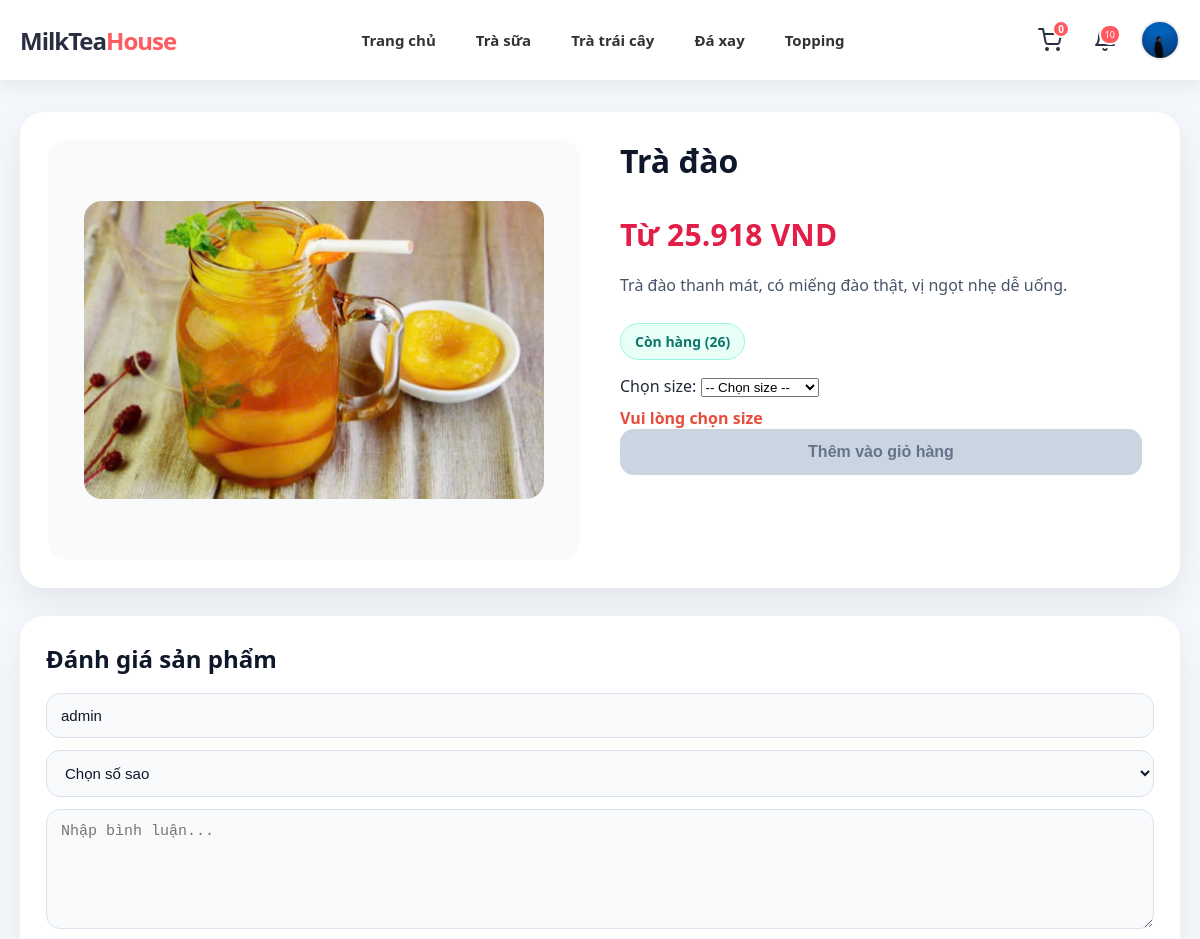
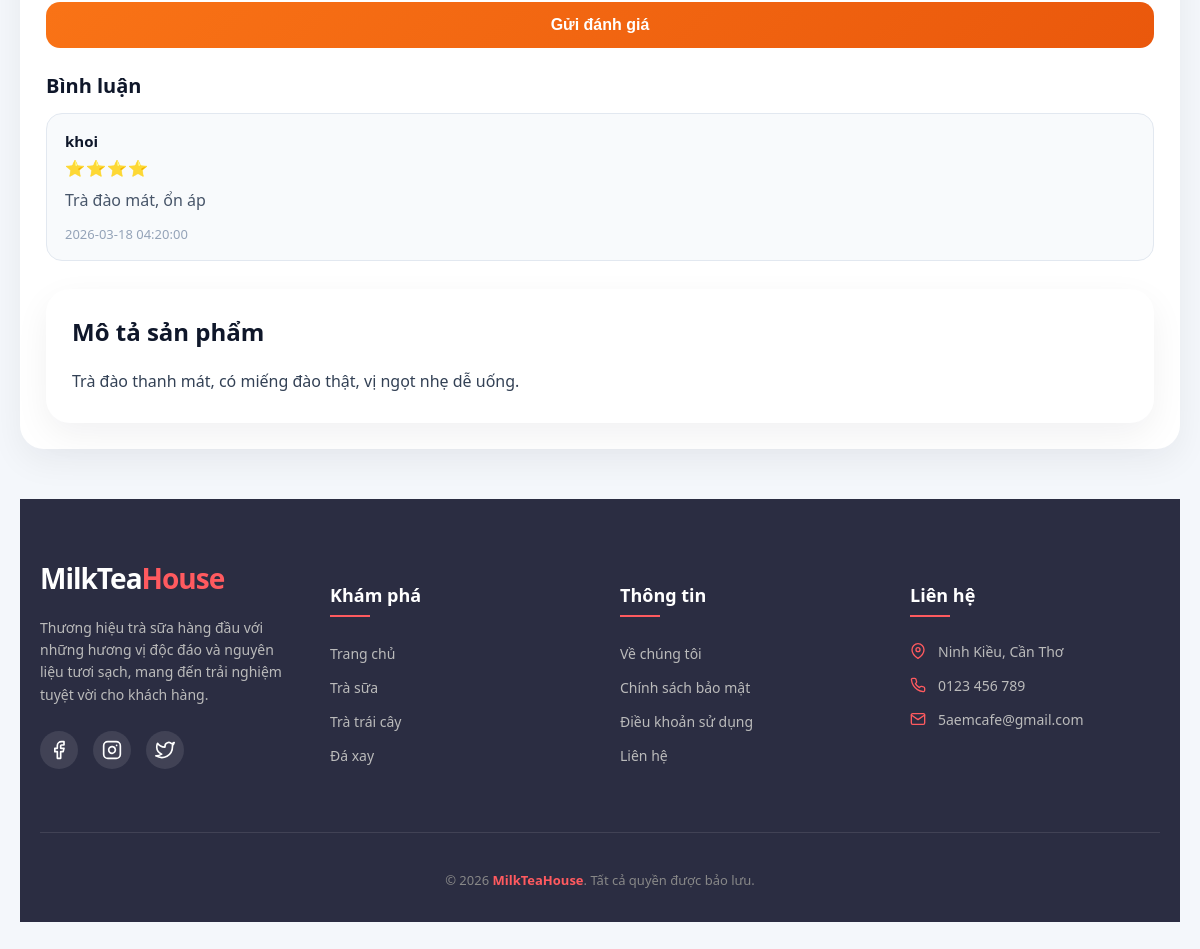
The app's page /pages/product_detail.php?id=9 (signed in) with its own data (2 pictures, top to bottom).
### tables this page shows
CREATE TABLE `products` (
  `id` int(11) NOT NULL,
  `name` varchar(100) DEFAULT NULL,
  `price` decimal(10,2) DEFAULT NULL,
  `image` varchar(255) DEFAULT NULL,
  `description` text DEFAULT NULL,
  `category_id` int(11) DEFAULT NULL,
  `stock` int(11) DEFAULT 10,
  `created_at` timestamp NOT NULL DEFAULT current_timestamp(),
  `reserved_stock` int(11) NOT NULL DEFAULT 0
);

CREATE TABLE `users` (
  `id` int(11) NOT NULL,
  `username` varchar(50) NOT NULL,
  `email` varchar(120) NOT NULL,
  `phone` text DEFAULT NULL,
  `address` text DEFAULT NULL,
  `password` varchar(255) NOT NULL,
  `display_name` varchar(100) DEFAULT NULL,
  `avatar` varchar(255) DEFAULT NULL,
  `role` enum('guest','user','admin') NOT NULL DEFAULT 'user',
  `created_at` timestamp NOT NULL DEFAULT current_timestamp(),
  `reset_token` varchar(255) DEFAULT NULL,
  `reset_token_expire` datetime DEFAULT NULL
);

CREATE TABLE `reviews` (
  `id` int(11) NOT NULL,
  `product_id` int(11) NOT NULL,
  `name` varchar(100) DEFAULT NULL,
  `user_id` int(11) DEFAULT NULL,
  `rating` int(11) NOT NULL,
  `comment` text DEFAULT NULL,
  `created_at` timestamp NOT NULL DEFAULT current_timestamp()
);

### includes/header_logic.php (called while the page is built, shortened)
<?php
require_once(__DIR__ . "/../config/config.php");
if (isset($_SESSION['user_id'])) {
    $uid = (int)$_SESSION['user_id'];
    $stmt = mysqli_prepare($conn, "SELECT id, username, display_name, avatar, role FROM users WHERE id=?");
    mysqli_stmt_bind_param($stmt, "i", $uid);
    mysqli_stmt_execute($stmt);
    $result = mysqli_stmt_get_result($stmt);
    $currentUser = mysqli_fetch_assoc($result);
}
?>

### pages/product_detail.php (the view, shortened to what this page needs)
<?php
require_once("../config/config.php");
if(isset($_GET['id'])){
    $id = (int)$_GET['id'];
    $sql = "SELECT * FROM products WHERE id=$id";
    $result = mysqli_query($conn,$sql);
    $product = mysqli_fetch_assoc($result);
}else{
    echo "Product not found";
    exit();
}
?>
<!DOCTYPE html>
<html lang="vi">
<head>
    <?php $page_css="product-detail.css";
        include("../includes/header.php");
    ?>
</head>
<body>
<div class="product-detail-page">
    <div class="product-detail">
        <div class="product-image">
        <img src="../images/<?php echo $product['image']; ?>" alt="<?php echo $product['name']; ?>">
        </div>
        <div class="product-info">
            <h1><?php echo $product['name']; ?></h1>
            <p class="price">
            <?php
            $res_min = mysqli_query($conn, "
                SELECT MIN(price) as min_price
                FROM product_sizes
                WHERE product_id = {$product['id']}
");
            $row_min = mysqli_fetch_assoc($res_min);
?>
<p class="price">
    Từ <?php echo number_format($row_min['min_price'],0,",","."); ?> VND
</p>
            <p class="desc">
            <?php echo $product['description']; ?>
            </p>
            <div class="product-status" style="margin-bottom: 15px;">
                <?php
$res_stock = mysqli_query($conn, "
    SELECT SUM(stock) as total_stock
    FROM product_sizes
    WHERE product_id = {$product['id']}
");
$row_stock = mysqli_fetch_assoc($res_stock);
$total_stock = $row_stock['total_stock'];
?>
<div class="product-status" style="margin-bottom: 15px;">
<?php if ($total_stock > 0): ?>
    <span class="status-badge status-in">
        Còn hàng (<?= $total_stock ?>)
    </span>
<?php else: ?>
    <span class="status-badge status-out">
        Hết hàng
    </span>
<?php endif; ?>
</div>
            <div class= "size-options" style="margin-top: 15px;">
                <label for="size">Chọn size:</label>
                <select id="size" name="product_size_id" onchange="updatePriceDisplay()">
                    <option value="">-- Chọn size --</option>
</select>
            </div>
            <div id="selected-price-display" style="margin-top: 10px; font-size: 16px; font-weight: bold; color: #e74c3c;">
            </div>
            <button class="cart-btn" onclick="addCart(<?php echo $product['id']; ?>)" id="add-cart-btn" <?= (isset($product['stock']) && $product['stock'] <= 0) ? 'disabled style="background: #cbd5e0; cursor: not-allowed;"' : '' ?>>Thêm vào giỏ hàng</button>
        </div>
</div>
    </div>
    <div class="review-box">
    <h2>Đánh giá sản phẩm</h2>
    <form method="POST">
       <?php if($currentUser): ?>
    <input type="text" value="<?= htmlspecialchars($currentUser['username']) ?>" disabled>
<?php else: ?>
    <input type="text" name="name" placeholder="Tên của bạn" required>
<?php endif; ?>
        <select name="rating" required>
            <option value="">Chọn số sao</option>
        </select>
        <textarea name="comment" placeholder="Nhập bình luận..." required></textarea>
        <button type="submit" name="submit_review">Gửi đánh giá</button>
    </form>
    <div class="review-list">
    <h3>Bình luận</h3>
    <?php
    $pid = $product['id'];
    $reviews = mysqli_query($conn, "SELECT * FROM reviews WHERE product_id=$pid ORDER BY id DESC");
    while($r = mysqli_fetch_assoc($reviews)){
    ?>
        <div class="review-item">
            <strong><?= htmlspecialchars($r['name']) ?></strong>
            <span>
                <?php
                for($i=0;$i<$r['rating'];$i++) echo "⭐";
                ?>
            </span>
            <p><?= nl2br(htmlspecialchars($r['comment'])) ?></p>
            <small><?= $r['created_at'] ?></small>
        </div>
    <?php } ?>
</div>
</body>
<div class="product-description">
    <h2>Mô tả sản phẩm</h2>
    <div class="desc">
        <?= nl2br($product['description']) ?>
    </div>
</div>
<?php
    include("../includes/footer.php");?>

### css/base.css (style rules this page uses)
body { margin: 0; font-family: "Inter", "Segoe UI", sans-serif; background: #f6f7fb; color: #333; }

### css/layout.css (style rules this page uses)
:root { --primary-color: #ff5a5f; --secondary-color: #2b2d42; --text-color: #333; --light-gray: #f8f9fa; --border-color: #eee; --shadow: 0 4px 20px rgba(0, 0, 0, 0.08); --transition: all 0.3s ease; }

### css/product-detail.css (style rules this page uses)
* { box-sizing: border-box; }
body { margin: 0; font-family: "Segoe UI", Arial, sans-serif; background: #f4f7fb; color: #1f2937; }
.product-detail-page { max-width: 1200px; margin: 0 auto; padding: 32px 20px 60px; }
.product-detail { display: grid; grid-template-columns: 1fr 1fr; gap: 40px; align-items: start; background: #ffffff; border-radius: 24px; padding: 28px; box-shadow: 0 12px 35px rgba(15, 23, 42, 0.08); }
.product-image { background: #f8fafc; border-radius: 20px; padding: 20px; display: flex; justify-content: center; align-items: center; min-height: 420px; }
.product-image img { width: 100%; max-width: 460px; max-height: 520px; object-fit: contain; border-radius: 18px; transition: transform 0.35s ease, box-shadow 0.35s ease; }
.product-info { display: flex; flex-direction: column; gap: 16px; padding-right: 10px; }
.product-info h1 { margin: 0; font-size: 32px; line-height: 1.3; color: #0f172a; font-weight: 700; }
.price { margin: 0; font-size: 30px; font-weight: 800; color: #e11d48; letter-spacing: 0.2px; }
.desc { margin: 0; font-size: 16px; line-height: 1.8; color: #475569; }
.product-status { margin-top: 4px; }
.status-badge { display: inline-flex; align-items: center; gap: 6px; padding: 8px 14px; border-radius: 999px; font-size: 14px; font-weight: 600; }
.status-in { background: #e8fff7; color: #0f766e; border: 1px solid #99f6e4; }
.cart-btn, .buy-btn, .review-box button { width: 100%; border: none; border-radius: 14px; padding: 14px 18px; font-size: 16px; font-weight: 700; cursor: pointer; transition: all 0.25s ease; }
.cart-btn { background: linear-gradient(135deg, #f59e0b, #fb7185); color: #ffffff; box-shadow: 0 10px 20px rgba(245, 158, 11, 0.22); }
.cart-btn:disabled { background: #cbd5e1 !important; color: #64748b; box-shadow: none; cursor: not-allowed; transform: none; }
.review-box { margin-top: 28px; background: #ffffff; border-radius: 24px; padding: 26px; box-shadow: 0 12px 35px rgba(15, 23, 42, 0.06); }
.review-box h2, .product-description h2 { margin: 0 0 18px; font-size: 24px; color: #0f172a; font-weight: 700; }
.review-box form { display: grid; gap: 12px; margin-bottom: 24px; }
.review-box input, .review-box textarea, .review-box select { width: 100%; border: 1px solid #dbe3ee; border-radius: 14px; padding: 13px 14px; font-size: 15px; background: #f8fafc; color: #0f172a; outline: none; transition: border-color 0.2s ease, box-shadow 0.2s ease, background 0.2s ease; }
.review-box textarea { min-height: 120px; resize: vertical; }
.review-box button { background: linear-gradient(135deg, #f97316, #ea580c); color: #fff; }
.review-list { margin-top: 10px; }
.review-list h3 { margin: 0 0 14px; font-size: 20px; color: #0f172a; }
.review-item { background: #f8fafc; border: 1px solid #e2e8f0; padding: 16px 18px; border-radius: 16px; margin-bottom: 14px; transition: transform 0.2s ease, box-shadow 0.2s ease; }
.review-item strong { display: inline-block; margin-bottom: 6px; font-size: 15px; color: #0f172a; }
.review-item span { display: block; margin-bottom: 8px; color: #f59e0b; letter-spacing: 1px; }
.review-item p { margin: 0 0 8px; color: #475569; line-height: 1.7; }
.review-item small { color: #94a3b8; font-size: 13px; }
.product-description { margin-top: 28px; background: #ffffff; border-radius: 24px; padding: 26px; box-shadow: 0 12px 35px rgba(15, 23, 42, 0.06); }
.product-description .desc { font-size: 16px; line-height: 1.9; color: #334155; }

### records on screen
products: image (picture), name "Trà đào", description "Trà đào thanh mát, có miếng đào thật, vị ngọt nhẹ dễ uống."
users: username "admin"
reviews: name "khoi", rating 4 (drawn), comment "Trà đào mát, ổn áp", created_at "2026-03-18 04:20:00"

### other values on screen
$cartCount "0"
$unreadCount "10"
$row_min['min_price'] "25.918"
$total_stock "26"
